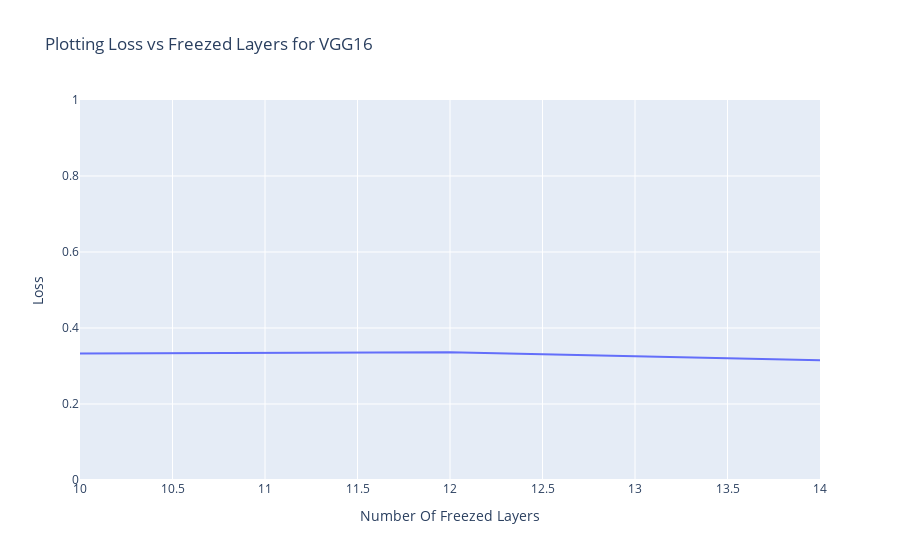

Notebook cell for this chart:
### Markdown cell above
Plotting the Validation loss vs freezed layers. We observe that as we increase the amount of freezed layers, the loss also increases.

### Code cell
df_vgg = getData_vgg()
df_vgg = df_vgg[df_vgg.Epoch == 9]
fig = px.line(
    df_vgg, 
    x=df_vgg['freezed_layer'], 
    y=df_vgg['val_loss'],
    title="Plotting Loss vs Freezed Layers for VGG16",
).update_layout(xaxis_title="Number Of Freezed Layers", yaxis_title="Loss",yaxis_range=[0.0,1.0])
fig.show()

### Figure 1 — Plotly figure (JSON) as saved in the notebook; plotly's stock layout.template omitted (floating-point values rounded to 4 significant figures)
{"data": [{"hovertemplate": "freezed_layer=%{x}<br>val_loss=%{y}<extra></extra>", "legendgroup": "", "line": {"color": "#636efa", "dash": "solid"}, "marker": {"symbol": "circle"}, "mode": "lines", "name": "", "orientation": "v", "showlegend": false, "x": [14, 12, 10], "xaxis": "x", "y": [0.3153, 0.3359, 0.3327], "yaxis": "y", "type": "scatter"}], "layout": {"xaxis": {"anchor": "y", "domain": [0, 1], "title": {"text": "Number Of Freezed Layers"}, "type": "linear", "range": [10, 14], "autorange": true}, "yaxis": {"anchor": "x", "domain": [0, 1], "title": {"text": "Loss"}, "range": [0, 1], "type": "linear"}, "legend": {"tracegroupgap": 0}, "title": {"text": "Plotting Loss vs Freezed Layers for VGG16"}, "autosize": true}}
